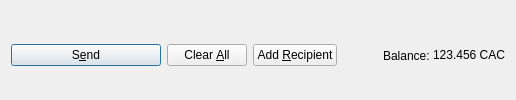
         <widget class="QFrame" name="frame_Send">
          <layout class="QHBoxLayout" name="horizontalLayout">
           <property name="bottomMargin">
            <number>0</number>
           </property>
           <item>
            <widget class="QPushButton" name="sendButton">
             <property name="minimumSize">
              <size>
               <width>150</width>
               <height>0</height>
              </size>
             </property>
             <property name="toolTip">
              <string>Confirm the send action</string>
             </property>
             <property name="text">
              <string>S&amp;end</string>
             </property>
             <property name="icon">
              <iconset resource="../caryptocoin.qrc">
               <normaloff>:/icons/send</normaloff>:/icons/send</iconset>
             </property>
             <property name="autoDefault">
              <bool>false</bool>
             </property>
             <property name="default">
              <bool>true</bool>
             </property>
            </widget>
           </item>
           <item>
            <widget class="QPushButton" name="clearButton">
             <property name="sizePolicy">
              <sizepolicy hsizetype="Minimum" vsizetype="Fixed">
               <horstretch>0</horstretch>
               <verstretch>0</verstretch>
              </sizepolicy>
             </property>
             <property name="toolTip">
              <string>Clear all fields of the form.</string>
             </property>
             <property name="text">
              <string>Clear &amp;All</string>
             </property>
             <property name="icon">
              <iconset resource="../caryptocoin.qrc">
               <normaloff>:/icons/remove</normaloff>:/icons/remove</iconset>
             </property>
             <property name="autoDefault">
              <bool>false</bool>
             </property>
            </widget>
           </item>
           <item>
            <widget class="QPushButton" name="addButton">
             <property name="toolTip">
              <string>Send to multiple recipients at once</string>
             </property>
             <property name="text">
              <string>Add &amp;Recipient</string>
             </property>
             <property name="icon">
              <iconset resource="../caryptocoin.qrc">
               <normaloff>:/icons/add</normaloff>:/icons/add</iconset>
             </property>
             <property name="autoDefault">
              <bool>false</bool>
             </property>
            </widget>
           </item>
           <item>
            <spacer name="horizontalSpacer">
             <property name="orientation">
              <enum>Qt::Horizontal</enum>
             </property>
             <property name="sizeHint" stdset="0">
              <size>
               <width>40</width>
               <height>20</height>
              </size>
             </property>
            </spacer>
           </item>
           <item>
            <layout class="QHBoxLayout" name="horizontalLayout_2">
             <property name="spacing">
              <number>3</number>
             </property>
             <item>
              <widget class="QLabel" name="label">
               <property name="text">
                <string>Balance:</string>
               </property>
              </widget>
             </item>
             <item>
              <widget class="QLabel" name="labelBalance">
               <property name="sizePolicy">
                <sizepolicy hsizetype="Preferred" vsizetype="Fixed">
                 <horstretch>0</horstretch>
                 <verstretch>0</verstretch>
                </sizepolicy>
               </property>
               <property name="cursor">
                <cursorShape>IBeamCursor</cursorShape>
               </property>
               <property name="text">
                <string notr="true">123.456 CAC</string>
               </property>
               <property name="textInteractionFlags">
                <set>Qt::LinksAccessibleByMouse|Qt::TextSelectableByKeyboard|Qt::TextSelectableByMouse</set>
               </property>
              </widget>
             </item>
            </layout>
           </item>
          </layout>
         </widget>
